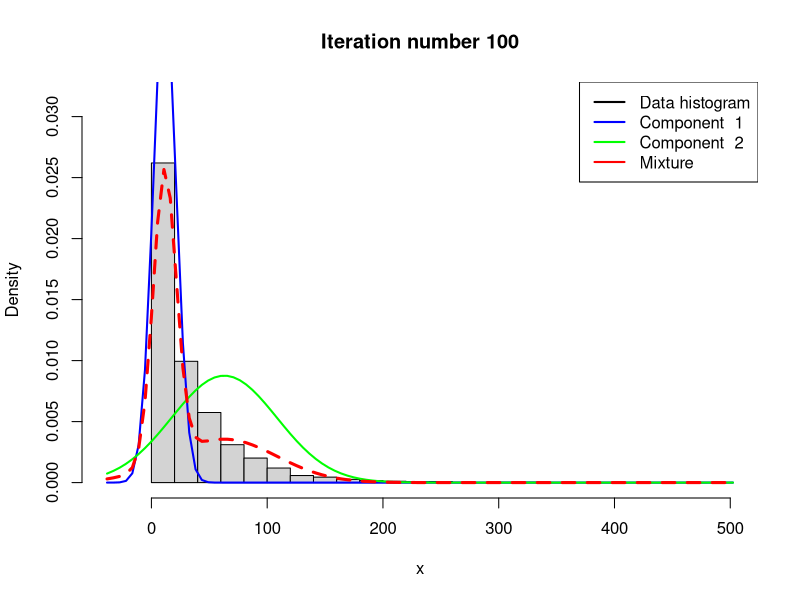

Recreate this plot in R.
## ---- chunk 1
knitr::opts_chunk$set(echo=FALSE, eval=TRUE)
## ---- chunk 2
# R version
RNGversion('3.5.1')

# libraries
library(knitr)
library(mvtnorm)
## ---- chunk 3

#### 1.a
data = read.table('rainfall.dat', col.names = 'rainfall')

#### (i)

n = length(data$rainfall)
avg = mean(data$rainfall)

#prior setup
mu_0 = 30 #mu prior from prior knowledge, or looking at the data if there is no knowledge
tau2_0 = 100 #var(mu_0) high, because we have no prior knowledge
sigma2_0 = var(data$rainfall) # should use var(data$rainfall for best guess)
nu_0 = 4 #df, small, because we have no prior knowledge

# scaled-inverse chi-square simulator (from lab1 and from NormalMixtureGibbs.R)
rScaledInvChi2 <- function(n, df, scale){
  return((df*scale)/rchisq(n,df=df))
}

# Gibbs sampling
steps = 1000
gibbsDraws <- matrix(0,steps+1,2) #1st column: mu, 2nd column: sigma2
gibbsDraws[1,1] = mu_0
gibbsDraws[1,2] = sigma2_0

# Seed
set.seed(1234567890)
for (i in 1:steps) {
  #simulate mu from conditional posterior (normal)
  w = (n/gibbsDraws[i,2])/(n/gibbsDraws[i,2] + 1/tau2_0)
  mu_n = w * avg + (1-w) * mu_0
  tau2_n = 1 / (n/gibbsDraws[i,2] + 1/tau2_0)
  
  #update mu
  gibbsDraws[i+1,1] = rnorm(1, mu_n, sqrt(tau2_n))
  
  #simulate sigma2 from conditional posterior (inv-chisq)
  nu_n = nu_0 + n
  scale = (nu_0 * sigma2_0 + sum((data$rainfall - gibbsDraws[i+1,1])^2)) / (n + nu_0)
  
  #update sigma2
  gibbsDraws[i+1,2] = rScaledInvChi2(1, nu_n, scale)
}
## ---- chunk 4
#### (ii)
#Plot Markov chains and cumulative mean plots
cum_mean = numeric(steps + 1)
cum_var = numeric(steps + 1)
for (i in 1:(steps+1)) {
  cum_mean[i] = mean(gibbsDraws[1:i,1])
  cum_var[i] = mean(gibbsDraws[1:i,2])
}
## ---- chunk 5
# result: mean of all posterior draws
burn_in_mu = 10
burn_in_sigma2 = 10
mu_gibbs = mean(gibbsDraws[burn_in_mu:length(gibbsDraws[,1]),1]) #32.28486
#max(gibbsDraws[burn_in_mu:length(gibbsDraws[,1]),1]) #33.65197
#min(gibbsDraws[burn_in_mu:length(gibbsDraws[,1]),1]) #30.91425
#max(gibbsDraws[burn_in_mu:length(gibbsDraws[,1]),2]) #1621.629
#min(gibbsDraws[burn_in_mu:length(gibbsDraws[,1]),2]) #1472.211
sigma2_gibbs = mean(gibbsDraws[burn_in_sigma2:length(gibbsDraws[,2]),2]) #1546.152
## ---- chunk 6

#### 1.b

#mixture model (normals)
# Code from NormalMixtureGibbs.R (by Mattias Villani)

# Estimating a simple mixture of normals
# Author: Mattias Villani, IDA, Linkoping University. http://mattiasvillani.com

##########    BEGIN USER INPUT #################
# Data options
x <- as.matrix(data$rainfall)

# Model options
nComp <- 2    # Number of mixture components

# Prior options
alpha <- 10*rep(1,nComp) # Dirichlet(alpha)
muPrior <- rep(30,nComp) # Prior mean of mu
tau2Prior <- rep(100,nComp) 
# Prior std of mu: high, because we have no prior knowledge
sigma2_0 <- rep(var(x),nComp) # s20 (best guess of sigma2)
nu0 <- rep(4,nComp) 
# degrees of freedom for prior on sigma2: small, because we have no prior knowledge

# MCMC options
nIter <- 100 # Number of Gibbs sampling draws

# Plotting options
plotFit <- TRUE
lineColors <- c("blue", "green", "magenta", 'yellow')
sleepTime <- 0.1 # Adding sleep time between iterations for plotting
################   END USER INPUT ###############

###### Defining a function that simulates from the 
rScaledInvChi2 <- function(n, df, scale){
  return((df*scale)/rchisq(n,df=df))
}

####### Defining a function that simulates from a Dirichlet distribution
rDirichlet <- function(param){
  nCat <- length(param)
  piDraws <- matrix(NA,nCat,1)
  for (j in 1:nCat){
    piDraws[j] <- rgamma(1,param[j],1)
  }
  piDraws = piDraws/sum(piDraws) 
  # Diving every column of piDraws by the sum of the elements in that column.
  return(piDraws)
}

# Simple function that converts between two different representations of the mixture allocation
S2alloc <- function(S){
  n <- dim(S)[1]
  alloc <- rep(0,n)
  for (i in 1:n){
    alloc[i] <- which(S[i,] == 1)
  }
  return(alloc)
}
# Seed
set.seed(1234567890)

# Initial value for the MCMC
nObs <- length(x)
S <- t(rmultinom(nObs, size = 1 , prob = rep(1/nComp,nComp))) 
# nObs-by-nComp matrix with component allocations.
mu <- quantile(x, probs = seq(0,1,length = nComp))
sigma2 <- rep(var(x),nComp)
probObsInComp <- rep(NA, nComp)

# Setting up the plot
xGrid <- seq(min(x)-1*apply(x,2,sd),max(x)+1*apply(x,2,sd),length = 100)
xGridMin <- min(xGrid)
xGridMax <- max(xGrid)
mixDensMean <- rep(0,length(xGrid))
effIterCount <- 0
ylim <- c(0,2*max(hist(x, plot = F)$density))


for (k in 1:nIter){
  #message(paste('Iteration number:',k))
  alloc <- S2alloc(S) 
  # Just a function that converts between different representations of the group allocations
  nAlloc <- colSums(S)
  #print(nAlloc)
  # Update components probabilities
  pi <- rDirichlet(alpha + nAlloc)
  
  # Update mu's
  for (j in 1:nComp){
    precPrior <- 1/tau2Prior[j]
    precData <- nAlloc[j]/sigma2[j]
    precPost <- precPrior + precData
    wPrior <- precPrior/precPost
    muPost <- wPrior*muPrior + (1-wPrior)*mean(x[alloc == j])
    tau2Post <- 1/precPost
    mu[j] <- rnorm(1, mean = muPost, sd = sqrt(tau2Post))
  }
  
  # Update sigma2's
  for (j in 1:nComp){
    sigma2[j] <- rScaledInvChi2(1, df = nu0[j] + nAlloc[j], 
                                scale = (nu0[j]*sigma2_0[j] + sum((x[alloc == j] - mu[j])^2))
                                /(nu0[j] + nAlloc[j]))
  }
  
  # Update allocation
  for (i in 1:nObs){
    for (j in 1:nComp){
      probObsInComp[j] <- pi[j]*dnorm(x[i], mean = mu[j], sd = sqrt(sigma2[j]))
    }
    S[i,] <- t(rmultinom(1, size = 1 , prob = probObsInComp/sum(probObsInComp)))
  }
  
  # Printing the fitted density against data histogram
  if (k == nIter) {
    if (plotFit && (k%%1 ==0)){
    effIterCount <- effIterCount + 1
    hist(x, breaks = 20, freq = FALSE, xlim = c(xGridMin,xGridMax),
         main = paste("Iteration number",k), ylim = ylim)
    mixDens <- rep(0,length(xGrid))
    components <- c()
    for (j in 1:nComp){
      compDens <- dnorm(xGrid,mu[j],sd = sqrt(sigma2[j]))
      mixDens <- mixDens + pi[j]*compDens
      lines(xGrid, compDens, type = "l", lwd = 2, col = lineColors[j])
      components[j] <- paste("Component ",j)
    }
    mixDensMean <- ((effIterCount-1)*mixDensMean + mixDens)/effIterCount
    
    lines(xGrid, mixDens, type = "l", lty = 2, lwd = 3, col = 'red')
    legend("topright", box.lty = 1, legend = c("Data histogram",components, 'Mixture'), 
    col = c("black",lineColors[1:nComp], 'red'), lwd = 2)
    #Sys.sleep(sleepTime)
  }
  }
}

# hist(x, breaks = 20, freq = FALSE, xlim = c(xGridMin,xGridMax), main = "Final fitted density")
# lines(xGrid, mixDensMean, type = "l", lwd = 2, lty = 4, col = "red")
# lines(xGrid, dnorm(xGrid, mean = mean(x), sd = apply(x,2,sd)), type = "l", lwd = 2, col = "blue")
# legend("topright", box.lty = 1, legend = c("Data histogram","Mixture density","Normal density"), col=c("black","red","blue"), lwd = 2)

#########################    End of code from Mattias Villani    #######################
## ---- chunk 7



#################### QUESTION 2 ####################
data2 = read.table('eBayNumberOfBidderData.dat', header = T)

#2.a
model = glm(nBids ~ . - Const, data = data2, family = 'poisson')
summary(model)

## ---- chunk 8
#2.b
# The following code was written using Mattias Villani's implementation as a template:
# https://github.com/mattiasvillani/BayesLearnCourse/raw/master/Code/MainOptimizeSpam.zip

y = as.vector(data2[,1])
x = as.matrix(data2[,2:10])
nfeatures = dim(x)[2]

# prior
mu = as.vector(rep(0,nfeatures))
sigma = 100*solve(t(x)%*%x)

LogPrior = function(theta, mu, sigma){
  return(dmvnorm(theta, as.matrix(mu), sigma, log = T))
}

# log likelihood
LogLikelihood = function(theta, y, x){
  sum(y * x%*%theta - exp(x%*%theta) - log(factorial(y))) #log-likelihood of poisson regression
}

# log posterior
LogPosterior = function(theta, y, x, mu, sigma){
  LogPrior(theta, mu, sigma) + LogLikelihood(theta, y, x) 
  # we can sum them instead of multiplying, because of the log
}

# initialize Beta vector randomly
# Seed
set.seed(1234567890)
Beta_init = as.vector(rnorm(dim(x)[2]))

# optimizing the log posterior by changing the Betas (maximize)
res = optim(Beta_init, LogPosterior, gr = NULL, y, x, mu, sigma, 
            method="BFGS", control=list(fnscale=-1), hessian=T)

Beta_hat = res$par # posterior mode
Hessian = res$hessian
post_sigma = solve(-Hessian) # posterior cov matrix
stdev = sqrt(diag(post_sigma))

### end of code from Mattias Villani's template

## ---- chunk 9
betas = t(as.matrix(round(Beta_hat,4)))
colnames(betas) = colnames(data2[2:10])
kable(betas)
## ---- chunk 10
#2.c

RWMSampler = function(logPostFunc, c, iter, initial, proposal_sigma, ...){
  X = matrix(0,nrow = iter+1, ncol = length(initial)) #returned posterior draws
  X[1,] = initial
  
  #acceptance probability stats
  alphas = numeric(iter)
  
  for (t in 1:iter) {
    #print(t)
    Y = as.numeric(rmvnorm(1, mean = X[t,], sigma = c * proposal_sigma)) 
    # Proposal needs to be a numeric vector
    U = runif(1, min = 0, max = 1) # Generate uniform
    
    alpha = min(1,
                (exp(logPostFunc(Y, ...) - logPostFunc(X[t,], ...)))) 
    #have to take exp(), because posterior is log
    
    if (U < alpha) {
      X[t+1,] = Y #accept new proposal with probability alpha
    } else {
      X[t+1,] = X[t,] #reject new proposal
    }
    alphas[t] = alpha # save acceptance probability
    t = t+1
  }
  return(list('mcmc' = X, 'alphas' = alphas))
}

# Seed
set.seed(1234567890)
nIter = 10000
mc = RWMSampler(LogPosterior, c = 0.65, iter = nIter, initial = Beta_init,
                proposal_sigma = post_sigma, y, x, mu, sigma) #parameters from 2.b
## ---- chunk 11
burn_in_theta = 1000
#mean(mc$alphas) #0.27 average acceptance probability

Beta_mcmc = mc$mcmc[burn_in_theta:nIter,] # discard burn-in period
## ---- chunk 12
betas_mcmc = t(as.matrix(round(colMeans(Beta_mcmc),4)))
colnames(betas_mcmc) = colnames(data2[2:10])
kable(betas_mcmc)
## ---- chunk 13

#2.d
Const = 1
PowerSeller = 1
VerifyID = 1
Sealed = 1
MinBlem = 0
MajBlem = 0
LargNeg = 0
LogBook = 1
MinBidShare = 0.5
x_pred = c(Const, PowerSeller, VerifyID, Sealed, MinBlem, MajBlem, LargNeg, LogBook, MinBidShare)

predictive_dist = numeric(dim(Beta_mcmc)[1])
# Seed
set.seed(1234567890)
for (i in 1:dim(Beta_mcmc)[1]) {
  predictive_dist[i] = rpois(1, exp(t(as.matrix(x_pred)) %*% as.matrix(Beta_mcmc[i,]))) 
  #sample poisson draws using Beta MCMCs
}

#sum(predictive_dist==0)/length(predictive_dist) #0.3548495

#normalized predictive distribution
values = unique(predictive_dist)
values = cbind(values,numeric(length(values)))
for (v in values[,1]) {
  count = sum(predictive_dist==v)
  values[values[,1]==v] = c(v, count)
}

values = data.frame(values)
colnames(values) = c('value', 'count')
values$ratio = values$count/sum(values$count)
values = values[order(values$value),]
